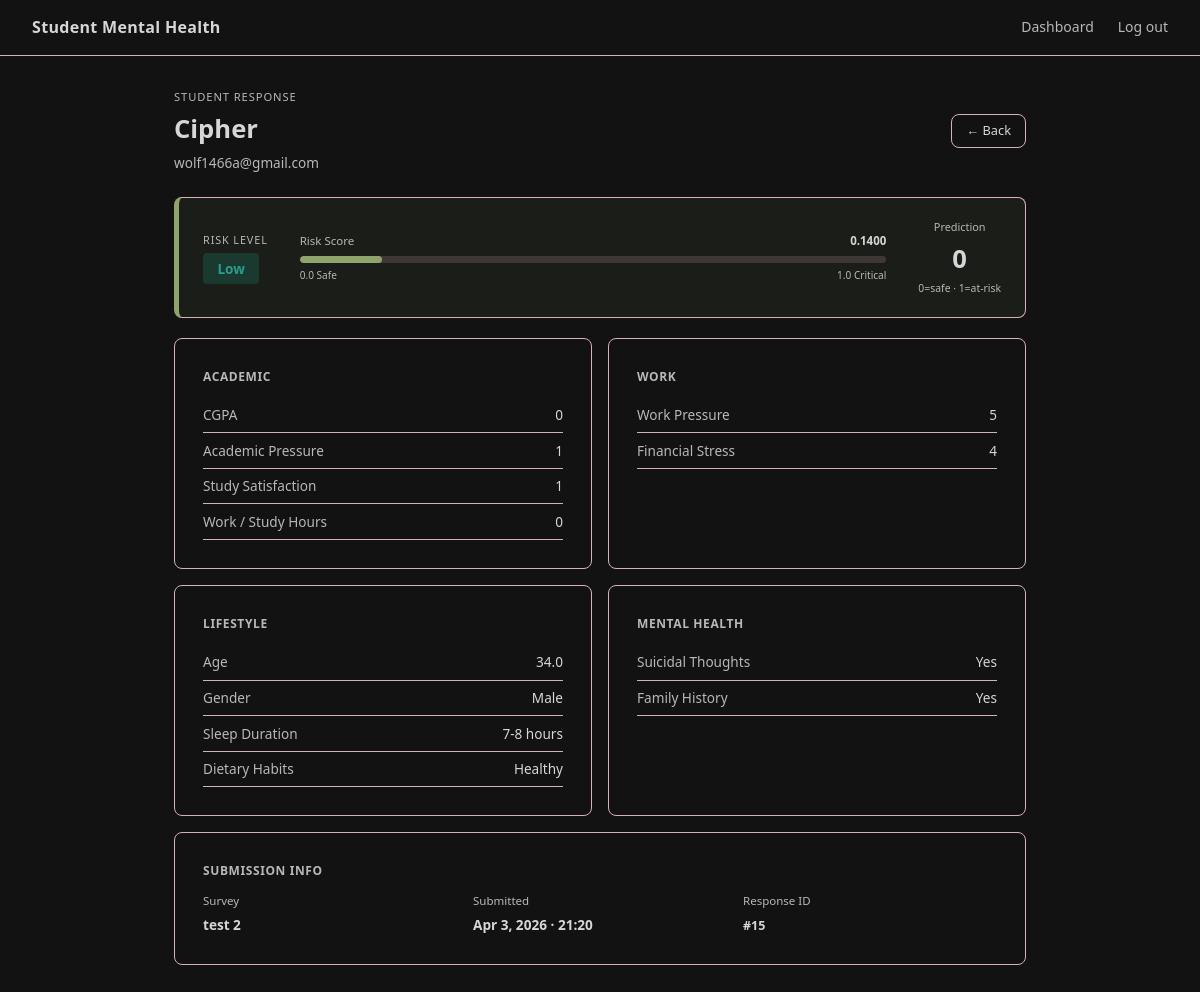
/student/15/ (signed in), run on the app's committed database.
### core/models.py (models this page shows, shortened)
class SurveyResponse(models.Model):
    SLEEP_CHOICES = [
        ("less than 5 hours", "Less than 5 hours"),
        ("5-6 hours",         "5-6 hours"),
        ("7-8 hours",         "7-8 hours"),
        ("more than 8 hours", "More than 8 hours"),
        ("others",            "Others"),
    ]
    DIETARY_CHOICES = [
        ("Healthy",   "Healthy"),
        ("Moderate",  "Moderate"),
        ("Unhealthy", "Unhealthy"),
        ("Others",    "Others"),
    ]
    survey  = models.ForeignKey(Survey, on_delete=models.CASCADE)
    student = models.ForeignKey(Student, on_delete=models.CASCADE)
    age                = models.FloatField()
    gender             = models.CharField(max_length=10)
    cgpa               = models.FloatField()
    academic_pressure  = models.IntegerField()
    work_pressure      = models.IntegerField(default=0)
    study_satisfaction = models.IntegerField()
    job_satisfaction   = models.IntegerField(default=0)
    work_study_hours   = models.FloatField()
    sleep_duration     = models.CharField(max_length=50, choices=SLEEP_CHOICES)
    dietary_habits     = models.CharField(max_length=50, choices=DIETARY_CHOICES)
    suicidal_thoughts  = models.CharField(max_length=10)
    family_history     = models.CharField(max_length=10)
    financial_stress   = models.CharField(max_length=10)
    created_at = models.DateTimeField(auto_now_add=True)

class Student(models.Model):
    name  = models.CharField(max_length=100)
    email = models.EmailField()

class PredictionResult(models.Model):
    RISK_CHOICES = [
        ("Low",      "Low"),
        ("Moderate", "Moderate"),
        ("High",     "High"),
    ]
    response   = models.OneToOneField(SurveyResponse, on_delete=models.CASCADE)
    risk_score = models.FloatField()
    prediction = models.IntegerField()
    risk_level = models.CharField(max_length=10, choices=RISK_CHOICES)
    created_at = models.DateTimeField(auto_now_add=True)

class Survey(models.Model):
    id          = models.CharField(max_length=5, primary_key=True)
    title       = models.CharField(max_length=200)
    description = models.TextField(blank=True)
    is_active   = models.BooleanField(default=True)
    created_at  = models.DateTimeField(auto_now_add=True)
    closed_at   = models.DateTimeField(null=True, blank=True)

### core/views.py (the view)
# urls.py: path("student/<int:id>/", views.student_detail, name="student_detail"),
@login_required
@user_passes_test(_is_admin)
def student_detail(request, id):
    response   = get_object_or_404(
        SurveyResponse.objects.select_related("student", "survey", "predictionresult"),
        id=id,
    )
    prediction = getattr(response, "predictionresult", None)
    return render(request, "student_detail.html", {
        "response":   response,
        "prediction": prediction,
    })

### core/views.py (called while the page is built)
def _is_admin(user) -> bool:
    return user.is_authenticated and user.is_staff

### core/templates/student_detail.html (shortened to what this page needs)
{% extends "base.html" %}
{% block content %}
<div class="container">
  <div class="flex-between" style="margin-bottom:1.5rem;">
    <div>
      <div style="font-size:.7rem;text-transform:uppercase;letter-spacing:.08em;color:var(--muted);margin-bottom:.2rem;">Student Response</div>
      <h1 style="margin-bottom:.1rem;">{{ response.student.name }}</h1>
      <p style="margin:0;font-size:.85rem;">{{ response.student.email }}</p>
    </div>
    <a href="javascript:history.back()" class="btn btn-secondary btn-sm">← Back</a>
  </div>
  {% if prediction %}
  <div style="
    border-radius:var(--radius); border:1px solid var(--border);
    border-left:5px solid
      {% if prediction.risk_level == 'High' %}var(--negative)
      {% elif prediction.risk_level == 'Moderate' %}var(--accent)
      {% else %}var(--positive){% endif %};
    padding:1.25rem 1.5rem; margin-bottom:1.25rem;
    background:
      {% if prediction.risk_level == 'High' %}rgba(230,57,70,.07)
      {% elif prediction.risk_level == 'Moderate' %}rgba(244,162,97,.07)
      {% else %}rgba(143,163,109,.07){% endif %};
    display:flex; align-items:center; gap:2rem; flex-wrap:wrap;
  ">
    <div>
      <div style="font-size:.68rem;text-transform:uppercase;letter-spacing:.08em;color:var(--muted);margin-bottom:.3rem;">Risk Level</div>
      <span class="badge badge-{{ prediction.risk_level|lower }}" style="font-size:.85rem;padding:.3rem .9rem;">
        {{ prediction.risk_level }}
      </span>
    </div>
    <div style="flex:1;min-width:180px;">
      <div style="display:flex;justify-content:space-between;font-size:.72rem;color:var(--muted);margin-bottom:.35rem;">
        <span>Risk Score</span>
        <span style="font-weight:600;color:var(--text);">{{ prediction.risk_score|floatformat:4 }}</span>
      </div>
      <div style="height:7px;background:rgba(216,178,182,.18);border-radius:99px;overflow:hidden;">
        <div style="height:100%;width:{% widthratio prediction.risk_score 1 100 %}%;border-radius:99px;background:
          {% if prediction.risk_level == 'High' %}var(--negative)
          {% elif prediction.risk_level == 'Moderate' %}var(--accent)
          {% else %}var(--positive){% endif %};"></div>
      </div>
      <div style="display:flex;justify-content:space-between;font-size:.63rem;color:var(--muted);margin-top:.2rem;">
        <span>0.0 Safe</span><span>1.0 Critical</span>
      </div>
    </div>
    <div style="text-align:center;">
      <div style="font-size:.68rem;color:var(--muted);margin-bottom:.2rem;">Prediction</div>
      <div style="font-size:1.6rem;font-weight:700;">{{ prediction.prediction }}</div>
      <div style="font-size:.65rem;color:var(--muted);">0=safe · 1=at-risk</div>
    </div>
  </div>
  {% endif %}
  <div style="display:grid;grid-template-columns:1fr 1fr;gap:1rem;margin-bottom:1rem;">
    <div class="card" style="margin:0;">
      <h3 style="margin-bottom:.75rem;">Academic</h3>
      {% include "partials/drow.html" with label="CGPA" value=response.cgpa %}
      {% include "partials/drow.html" with label="Academic Pressure" value=response.academic_pressure %}
      {% include "partials/drow.html" with label="Study Satisfaction" value=response.study_satisfaction %}
      {% include "partials/drow.html" with label="Work / Study Hours" value=response.work_study_hours %}
    </div>
    <div class="card" style="margin:0;">
      <h3 style="margin-bottom:.75rem;">Work</h3>
      {% include "partials/drow.html" with label="Work Pressure" value=response.work_pressure %}
      {% include "partials/drow.html" with label="Financial Stress" value=response.financial_stress %}
    </div>
    <div class="card" style="margin:0;">
      <h3 style="margin-bottom:.75rem;">Lifestyle</h3>
      {% include "partials/drow.html" with label="Age" value=response.age %}
      {% include "partials/drow.html" with label="Gender" value=response.gender %}
      {% include "partials/drow.html" with label="Sleep Duration" value=response.sleep_duration %}
      {% include "partials/drow.html" with label="Dietary Habits" value=response.dietary_habits %}
    </div>
    <div class="card" style="margin:0;">
      <h3 style="margin-bottom:.75rem;">Mental Health</h3>
      {% include "partials/drow.html" with label="Suicidal Thoughts" value=response.suicidal_thoughts %}
      {% include "partials/drow.html" with label="Family History" value=response.family_history %}
    </div>
  </div>
  <div class="card" style="margin:0;">
    <h3 style="margin-bottom:.75rem;">Submission Info</h3>
    <div style="display:grid;grid-template-columns:1fr 1fr 1fr;gap:1rem;font-size:.85rem;">
      <div>
        <div style="color:var(--muted);font-size:.72rem;margin-bottom:.2rem;">Survey</div>
        <strong>{{ response.survey.title }}</strong>
      </div>
      <div>
        <div style="color:var(--muted);font-size:.72rem;margin-bottom:.2rem;">Submitted</div>
        <strong>{{ response.created_at|date:"M j, Y · H:i" }}</strong>
      </div>
      <div>
        <div style="color:var(--muted);font-size:.72rem;margin-bottom:.2rem;">Response ID</div>
        <strong style="font-size:.78rem;">#{{ response.id }}</strong>
      </div>
    </div>
  </div>
</div>
{% endblock %}

### core/templates/partials/drow.html
<div style="display:flex;justify-content:space-between;align-items:center;padding:.4rem 0;border-bottom:1px solid var(--border);font-size:.85rem;">
  <span style="color:var(--muted);">{{ label }}</span>
  <span style="font-weight:500;">{{ value|default:"0" }}</span>
</div>

### core/templates/base.html (style rules this page uses)
*, *::before, *::after { box-sizing: border-box; margin: 0; padding: 0; }
:root { --bg: #121212; --surface: #121212; --card: #121212; --border: #D8B2B6; --accent: #f4a261; --accent2: #f4a261; --positive: #8FA36D; --neutral: #eee239; --negative: #e63946; --text: #d6d6d6; --muted: #b9b7b7; ; --radius: 8px; }
body { font-family: "Segoe UI", system-ui, sans-serif; background: var(--bg); color: var(--text); min-height: 100vh; font-size: 15px; line-height: 1.6; }
.container { max-width: 900px; margin: 0 auto; padding: 2rem 1.5rem; }
.card { background: var(--surface); border: 1px solid var(--border); border-radius: var(--radius); padding: 1.75rem; margin-bottom: 1.25rem; }
h1 { font-size: 1.6rem; font-weight: 600; margin-bottom: 0.5rem; }
h3 { font-size: 1rem; font-weight: 600; margin-bottom: 0.5rem; color: var(--muted); text-transform: uppercase; letter-spacing: 0.05em; font-size: 0.75rem; }
p { color: var(--muted); margin-bottom: 1rem; }
.btn { display: inline-block; padding: 0.6rem 1.5rem; border-radius: var(--radius); font-size: 0.9rem; font-weight: 500; cursor: pointer; border: none; text-decoration: none; transition: opacity 0.15s; }
.btn-secondary { background: var(--card); color: var(--text); border: 1px solid var(--border); }
.btn-sm { padding: 0.35rem 0.875rem; font-size: 0.8rem; }
.badge { display: inline-block; padding: 0.2rem 0.6rem; border-radius: 4px; font-size: 0.75rem; font-weight: 600; }
.badge-low { background: #1a3a30; color: #2a9d8f; }
.flex-between { display: flex; align-items: center; justify-content: space-between; }

### data on the page
SurveyResponse: student.name "Cipher", student.email "wolf1466a@gmail.com", cgpa "0 0 34.0 Male 7-8 hours Healthy Yes Yes", survey "test 2", created_at "Apr 3, 2026 · 21:20", id "15"
PredictionResult: risk_level "Low", risk_score "0.1400", prediction "0"

### other printed values
{{ label }} "CGPA Academic Pressure Study Satisfaction Work / Study Hours Work Pressure Financial Stress Age Gender Sleep Duration Dietary Habits Suicidal Thoughts Family History"
{{ value|default:"0" }} "1 1 5 4"
